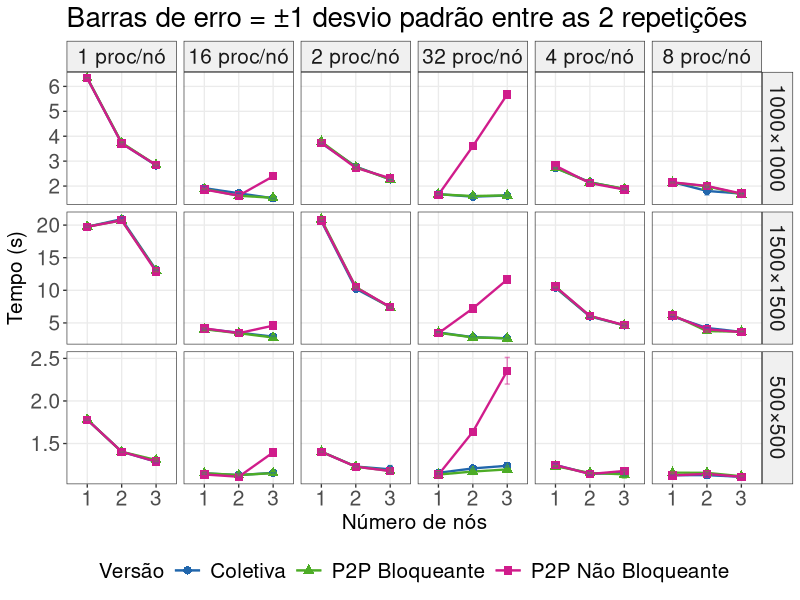
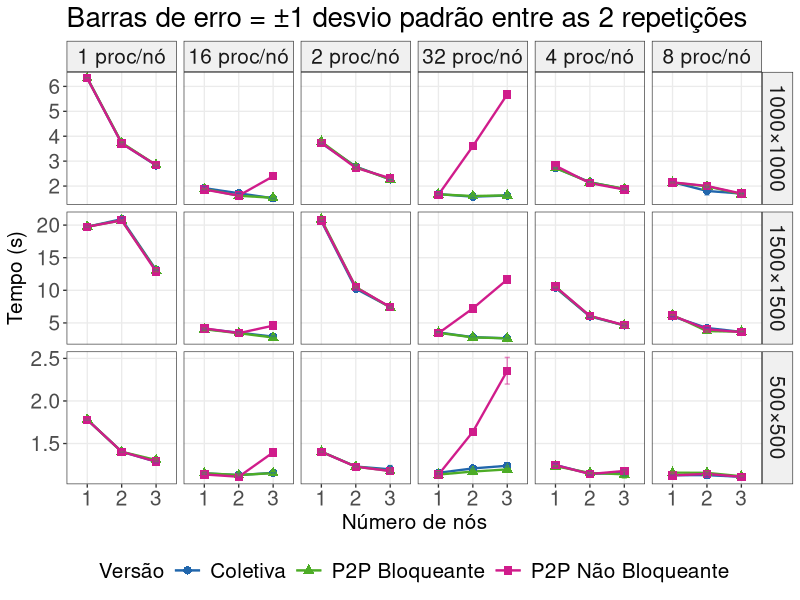

Source code (R) for these figures, in order:
library(dplyr)
library(ggplot2)

pdf(NULL)

df <- read.csv("../../results/rastro_completo.csv", stringsAsFactors = FALSE)

exec <- df %>%
  filter(rank == "rank0") %>%
  group_by(tipo, size, nproc, nodes, rep) %>%
  summarise(exec_time = max(fim) - min(inicio), .groups = "drop") %>%
  group_by(tipo, size, nproc, nodes) %>%
  summarise(tempo = median(exec_time), sd = sd(exec_time), .groups = "drop")

exec <- exec %>%
  mutate(
    tipo = recode(tipo,
      "coletiva"          = "Coletiva",
      "p2p_bloqueante"    = "P2P Bloqueante",
      "p2p_naobloqueante" = "P2P Não Bloqueante"
    ),
    size_label  = paste0(size, "×", size),
    nodes_label = paste0(nodes, ifelse(nodes == 1, " nó", " nós"))
  )

# Foco: comparar 1 vs 2 vs 3 nós, fixando processos por nó
# Para cada nproc_por_no, nproc_total = nodes * nproc_por_no
# A grade tem: nodes=1 nproc=1,2,4,8,16,32
#              nodes=2 nproc=2,4,8,16,32,64
#              nodes=3 nproc=3,6,12,24,48,96
# Processos por nó = nproc / nodes

exec_pn <- exec %>%
  mutate(pn = nproc / nodes) %>%
  filter(pn %in% c(1, 2, 4, 8, 16, 32)) %>%
  mutate(pn_label = paste0(pn, " proc/nó"))

ggplot(exec_pn, aes(x = factor(nodes), y = tempo,
                    color = tipo, shape = tipo, group = tipo)) +
  geom_line(linewidth = 0.8) +
  geom_point(size = 2.5) +
  geom_errorbar(aes(ymin = tempo - sd, ymax = tempo + sd),
                width = 0.15, alpha = 0.5) +
  facet_grid(size_label ~ pn_label, scales = "free_y") +
  scale_color_manual(values = c(
    "Coletiva"           = "#2166ac",
    "P2P Bloqueante"     = "#4dac26",
    "P2P Não Bloqueante" = "#d01c8b"
  )) +
  labs(
    # title    = "Escalabilidade por número de nós (processos por nó fixo)",
    subtitle = "Barras de erro = ±1 desvio padrão entre as 2 repetições",
    x        = "Número de nós",
    y        = "Tempo (s)",
    color    = "Versão",
    shape    = "Versão"
  ) +
  theme_bw(base_size = 10) +
  theme(
    legend.position  = "bottom",
    plot.subtitle = element_text(size = 20),
    axis.title = element_text(size = 15),
    axis.text = element_text(size = 15),
    panel.grid.minor = element_blank(),
    strip.text = element_text(size = 15),
    strip.background = element_rect(fill = "#f0f0f0"),
    legend.text       = element_text(size = 15),
    legend.title      = element_text(size = 15),
    legend.key.size   = unit(0.8, "cm")
  )

ggsave("../imgs/plot_escalabilidade_nos.pdf", width = 14, height = 8)
# ggsave("../imgs/plot_escalabilidade_nos.png", width = 14, height = 8, dpi = 150)
message("Salvo: plot_escalabilidade_nos.pdf")
